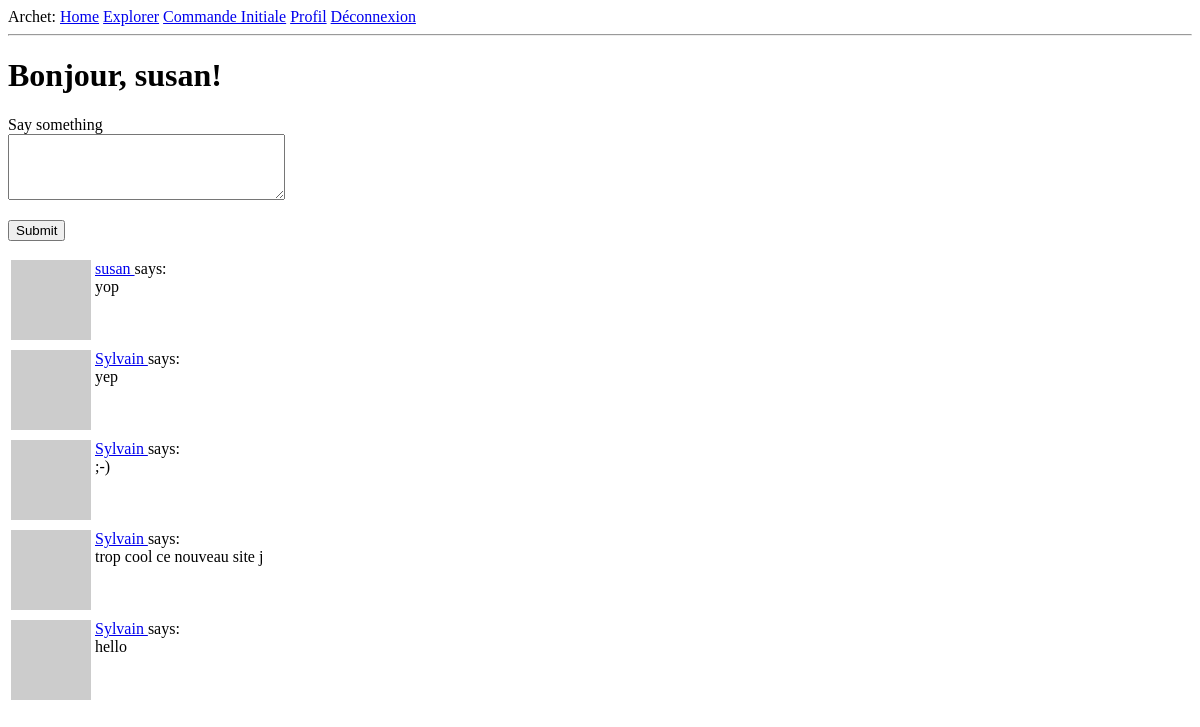
Page /index (signed in) on the earlier database version.
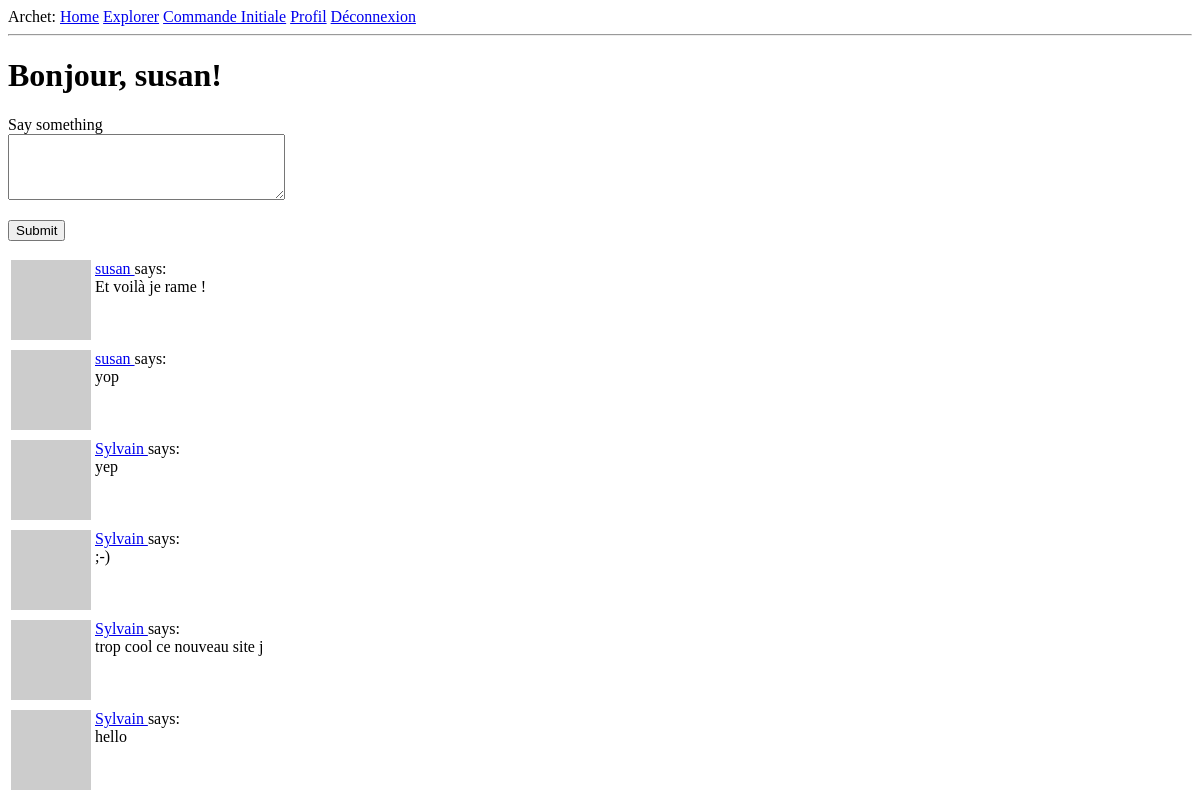
Same page on the later database version.
### app/models.py (models this page shows, shortened)
class Post(db.Model):
    id = db.Column(db.Integer, primary_key=True)
    body = db.Column(db.String(140))
    timestamp = db.Column(db.DateTime, index=True, default=datetime.utcnow)
    user_id = db.Column(db.Integer, db.ForeignKey('user.id'))

class User(UserMixin, db.Model):
    id = db.Column(db.Integer, primary_key=True)
    username = db.Column(db.String(64), index=True, unique=True)
    email = db.Column(db.String(120), index=True, unique=True)
    password_hash = db.Column(db.String(128))
    family_name = db.Column(db.String(128))
    surname = db.Column(db.String(128))
    member_num = db.Column(db.Integer)
    posts = db.relationship('Post', backref='author', lazy='dynamic')
    about_me = db.Column(db.String(140))
    last_seen = db.Column(db.DateTime, default=datetime.utcnow)
    followed = db.relationship(
        'User', secondary=followers,
        primaryjoin=(followers.c.follower_id == id),
        secondaryjoin=(followers.c.followed_id == id),
        backref=db.backref('followers', lazy='dynamic'), lazy='dynamic')
    def avatar(self, size):
        digest = md5(self.email.lower().encode('utf-8')).hexdigest()
        return 'https://www.gravatar.com/avatar/{}?d=retro&s={}'.format(
            digest, size)
    def followed_posts(self):
        followed = Post.query.join(
            followers, (followers.c.followed_id == Post.user_id)).filter(
                followers.c.follower_id == self.id)
        own = Post.query.filter_by(user_id=self.id)
        return followed.union(own).order_by(Post.timestamp.desc())

### app/routes.py (the view)
@app.route('/', methods=['GET', 'POST'])
@app.route('/index', methods=['GET', 'POST'])
@login_required
def index():
    form = PostForm()
    if form.validate_on_submit():
        post = Post(body=form.post.data, author=current_user)
        db.session.add(post)
        db.session.commit()
        flash('Your post is now live!')
        return redirect(url_for('index'))
    page = request.args.get('page', 1, type=int)
    posts = current_user.followed_posts().paginate(
        page, app.config['POSTS_PER_PAGE'], False)
    next_url = url_for('index', page=posts.next_num) \
        if posts.has_next else None
    prev_url = url_for('index', page=posts.prev_num) \
        if posts.has_prev else None
    return render_template('index.html', title='Home', form=form,
                           posts=posts.items, next_url=next_url,
                           prev_url=prev_url)

### app/forms.py
class PostForm(FlaskForm):
    post = TextAreaField('Say something', validators=[
        DataRequired(), Length(min=1, max=140)])
    submit = SubmitField('Submit')

### app/models.py (called while the page is built)
@login.user_loader
def load_user(id):
    return User.query.get(int(id))

### app/routes.py (called while the page is built)
@app.before_request
def before_request():
    if current_user.is_authenticated:
        current_user.last_seen = datetime.utcnow()
        db.session.commit()

### app/templates/index.html (shortened to what this page needs)
{% extends "base.html" %}
{% block content %}
    <h1>Bonjour, {{ current_user.username }}!</h1>
    {% if form %}
    <form action="" method="post">
        <p>
            {{ form.post.label }}<br>
            {{ form.post(cols=32, rows=4) }}<br>
        </p>
        <p>{{ form.submit() }}</p>
    </form>
    {% endif %}
    {% for post in posts %}
        {% include '_post.html' %}
    {% endfor %}
{% endblock %}

### app/templates/_post.html
    <table>
        <tr valign="top">
            <td><img src="{{ post.author.avatar(36) }}"></td>
            <td>
                <a href="{{ url_for('user', username=post.author.username) }}">
                    {{ post.author.username }}
                </a>
                says:<br>{{ post.body }}
            </td>
        </tr>
    </table>

Differences in the rows shown:
added Post: author.username "susan", body "Et voilà je rame !"
